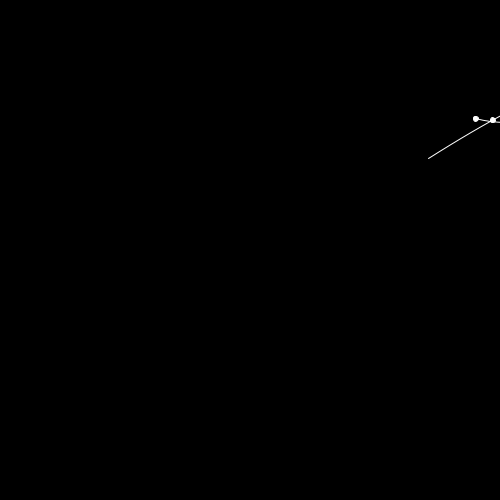
Frame 1 (no input)
Frame 60 (the mouse pressed at the canvas centre just before this capture): identical to frame 1, image omitted
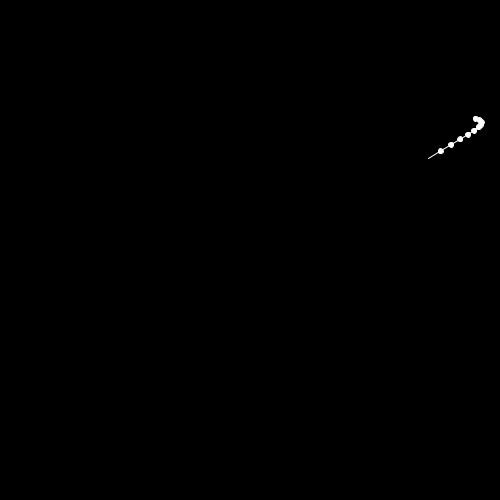
Frame 120 (the mouse held since frame 60 and released just before this capture)

The Processing sketch that drew these frames (run headless with seeded random() and noise(); from frame 60 on, the mouse is pressed at the canvas centre):

// Processing sketch: processing_82976
// ── processing_82976.pde


//checkout if curveTightness is applying to curvePoint

float[] x = new float[10];
float[] y = new float[10];

ArrayList<PVector> points = new ArrayList<PVector>();

void setup(){
  size(500,500);
  smooth();
  
  for(int i=0; i<4; i++){
    PVector p = new PVector(random(width),random(height));
    points.add(p);
  }
  
}

void draw(){
  background(0);
  stroke(255);
  strokeWeight(1);
  noFill(); 
  
  float tightness = map(mouseX,0,width,-5,5);
  curveTightness(tightness);
  
  curve(points.get(0).x,points.get(0).y,      points.get(1).x,points.get(1).y,        points.get(2).x,points.get(2).y,      points.get(3).x,points.get(3).y);
  
  for(int i=0; i<10; i++){
    x[i] = curvePoint(points.get(0).x, points.get(1).x, points.get(2).x, points.get(3).x, i/10.0);
    y[i] = curvePoint(points.get(0).y, points.get(1).y, points.get(2).y, points.get(3).y, i/10.0);
    fill(255);
    ellipse(x[i],y[i],5,5);
  }
    
}


void keyPressed(){
  points.clear();
  for(int i=0; i<4; i++){
    PVector p = new PVector(random(width),random(height));
    points.add(p);
  }
}
